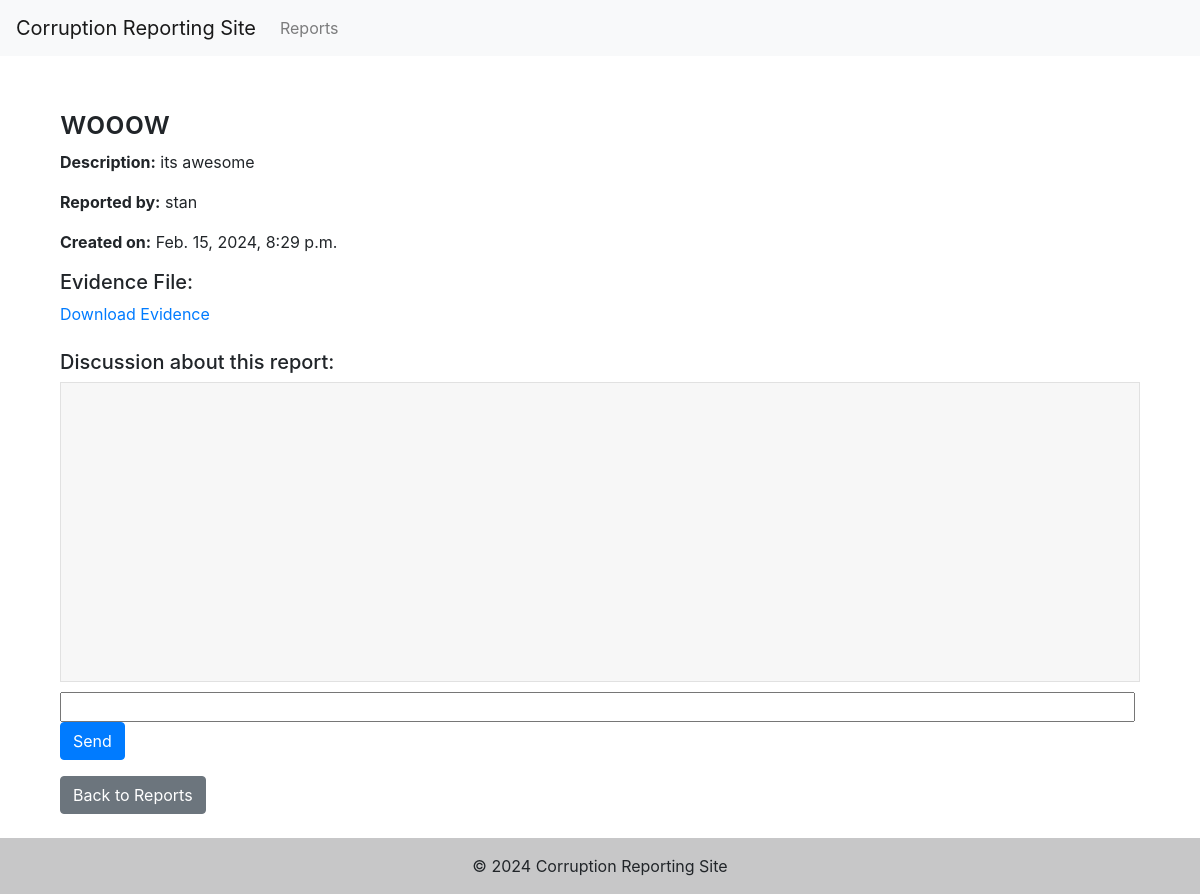
Screenshot of /reports/1/ with the database file from the repository.
### reports/models.py (models this page shows, shortened)
class Report(models.Model):
    title = models.CharField(max_length=200)
    description = models.TextField()
    created_at = models.DateTimeField(auto_now_add=True)
    updated_at = models.DateTimeField(auto_now=True)
    reporter = models.ForeignKey(settings.AUTH_USER_MODEL, on_delete=models.CASCADE)
    evidence_file = models.FileField(upload_to='evidences/')

class CustomUser(AbstractUser):
    username = models.CharField(max_length=15, unique=True)
    email = models.CharField(max_length=100, unique=True, null=True)
    phone_number = models.CharField(max_length=50, unique=True)
    USERNAME_FIELD = 'phone_number'
    REQUIRED_FIELDS = ['username']

### reports/views.py (the view)
# urls.py: path('reports/<int:pk>/', ReportDetailView.as_view(), name='report-detail'),
class ReportDetailView(DetailView):
    model = Report
    template_name = 'reports/report_detail.html'

### reports/templates/reports/report_detail.html (shortened to what this page needs)
{% extends 'base.html' %}
{% block content %}
<div class="container mt-5">
    <h2>{{ report.title }}</h2>
    <p><strong>Description:</strong> {{ report.description }}</p>
    <p><strong>Reported by:</strong> {{ report.reporter.username }}</p>
    <p><strong>Created on:</strong> {{ report.created_at|date:"N j, Y, P" }}</p>
    {% if report.evidence_file %}
    <div class="evidence">
        <h5>Evidence File:</h5>
        <a href="{{ report.evidence_file.url }}" target="_blank">Download Evidence</a>
    </div>
{% endif %}
<div id="chat-container" class="mt-4">
    <h5>Discussion about this report:</h5>
    <div id="chat-log" style="background: #f7f7f7; border: 1px solid #e1e1e1; height: 300px; overflow-y: scroll; padding: 10px; margin-bottom: 10px;"></div>
    <input id="chat-message-input" type="text" size="100" style="margin-right: 10px;">
    <button id="chat-message-submit" class="btn btn-primary">Send</button>
</div>
<a href="{% url 'report-list' %}" class="btn btn-secondary mt-3">Back to Reports</a>
 </div>
{% endblock content %}

### rows the page displays
Report: title "wooow", description "its awesome", reporter.username "stan", created_at "Feb. 15, 2024, 8:29 p.m."
